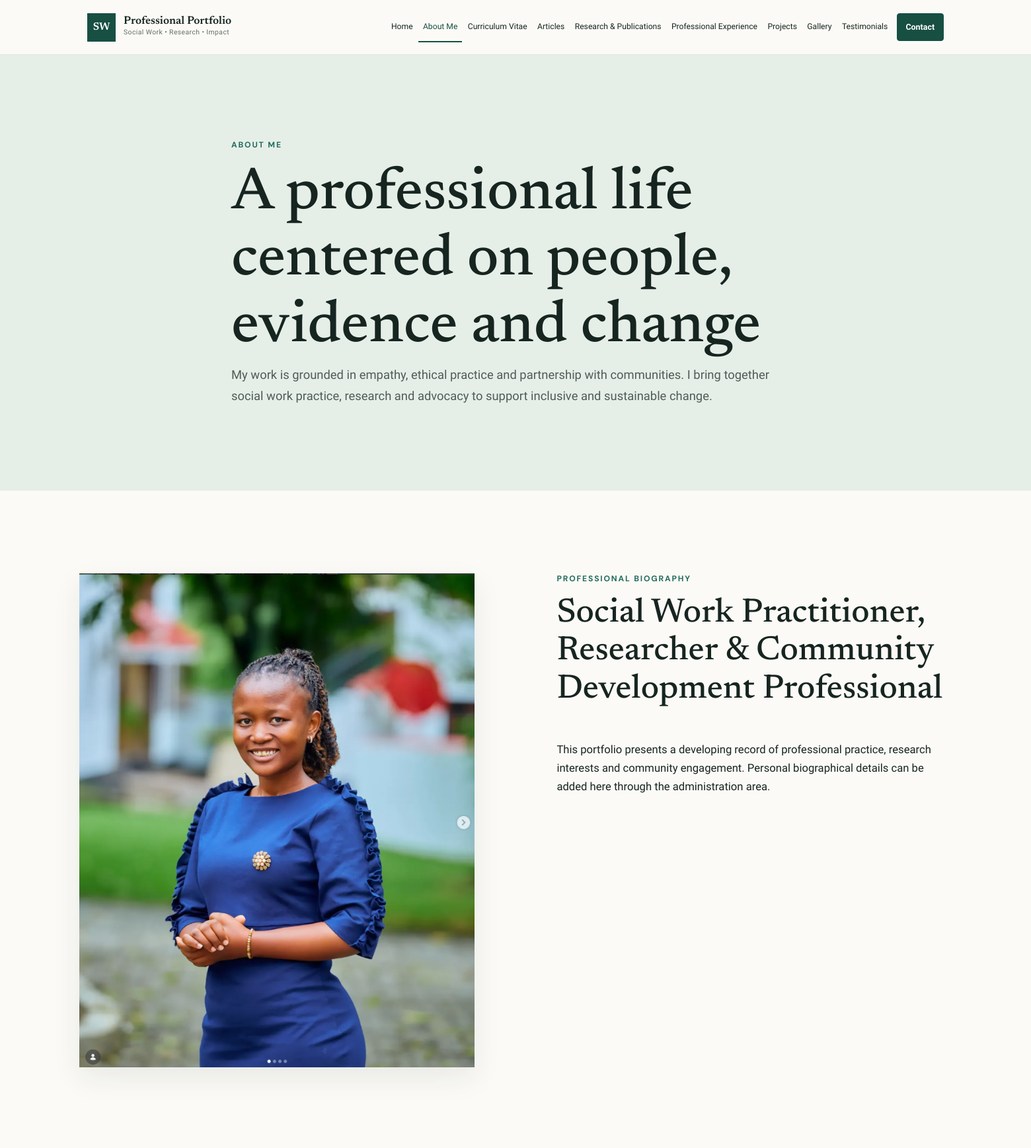
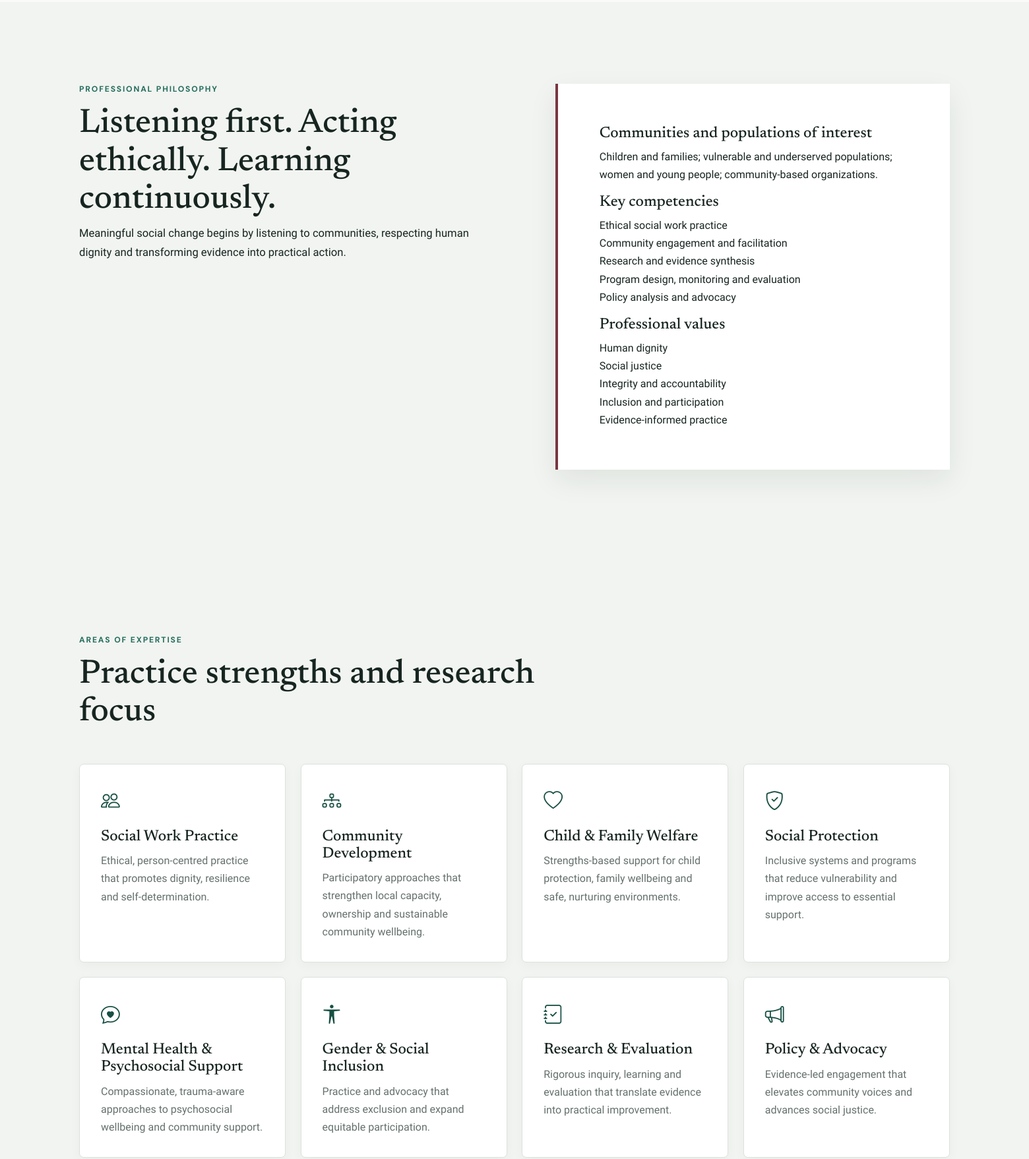
The page /about/ (upper part) on the database its author committed (2 pictures, top to bottom).
### app/models.py (models this page shows, shortened)
class TimeStampedModel(models.Model):
    created_at = models.DateTimeField(auto_now_add=True)
    updated_at = models.DateTimeField(auto_now=True)
    class Meta:
        abstract = True

class SiteProfile(TimeStampedModel):
    full_name = models.CharField(max_length=160, blank=True, default="")
    credentials = models.CharField(max_length=160, blank=True, default="")
    professional_title = models.CharField(
        max_length=220,
        default="Social Work Practitioner, Researcher & Community Development Professional",
    )
    professional_subtitle = models.CharField(max_length=240, blank=True, default="Advancing dignity, inclusion and community wellbeing")
    welcome_eyebrow = models.CharField(max_length=120, default="Social Work • Research • Community Impact")
    welcome_heading = models.CharField(max_length=180, default="Welcome to My Professional Portfolio")
    hero_intro = models.TextField(default="I am a social work professional committed to strengthening individuals, families and communities through compassionate practice, research, advocacy and evidence-informed interventions.")
    mission_statement = models.TextField(default="To advance social justice, human dignity and community wellbeing through ethical social work practice, research, advocacy and sustainable community engagement.")
    professional_philosophy = models.TextField(default="Meaningful social change begins by listening to communities, respecting human dignity and transforming evidence into practical action.")
    about_short = models.TextField(default="My work is grounded in empathy, ethical practice and partnership with communities. I bring together social work practice, research and advocacy to support inclusive and sustainable change.")
    about_full = models.TextField(blank=True, default="This portfolio presents a developing record of professional practice, research interests and community engagement. Personal biographical details can be added here through the administration area.")
    populations_of_interest = models.TextField(blank=True, default="Children and families; vulnerable and underserved populations; women and young people; community-based organizations.")
    key_competencies = models.TextField(blank=True, default="Ethical social work practice\nCommunity engagement and facilitation\nResearch and evidence synthesis\nProgram design, monitoring and evaluation\nPolicy analysis and advocacy")
    professional_values = models.TextField(blank=True, default="Human dignity\nSocial justice\nIntegrity and accountability\nInclusion and participation\nEvidence-informed practice")
    profile_photo = models.ImageField(upload_to="profile/", blank=True)
    profile_photo_alt = models.CharField(max_length=220, blank=True, default="Professional portrait")
    secondary_photo = models.ImageField(upload_to="profile/", blank=True)
    cv_file = models.FileField(upload_to="cv/", blank=True, help_text="Upload a current PDF curriculum vitae.")
    email = models.EmailField(blank=True)
    secondary_email = models.EmailField(blank=True)
    phone = models.CharField(max_length=60, blank=True)
    location = models.CharField(max_length=180, blank=True)
    website_name = models.CharField(max_length=140, default="Professional Portfolio")
    footer_statement = models.CharField(max_length=280, default="Ethical social work, rigorous research and meaningful community partnership.")
    copyright_name = models.CharField(max_length=160, blank=True)
    seo_title = models.CharField(max_length=180, blank=True)
    seo_description = models.CharField(max_length=320, blank=True)
    class Meta:
        verbose_name = "site profile"
        verbose_name_plural = "site profile"

class OrderedModel(models.Model):
    display_order = models.PositiveIntegerField(default=0, help_text="Lower numbers appear first.")
    class Meta:
        abstract = True

class Expertise(OrderedModel, TimeStampedModel):
    title = models.CharField(max_length=140, unique=True)
    short_description = models.TextField()
    icon = models.CharField(max_length=80, blank=True, help_text="Bootstrap Icons class.")
    is_active = models.BooleanField(default=True)
    class Meta: ordering = ("display_order", "title"); verbose_name_plural = "areas of expertise"

### app/views.py (the view)
# urls.py: path("about/", views.about, name="about"),
def about(request):
    return render(request, "app/about.html", {
        "milestones": CareerMilestone.objects.filter(is_active=True),
        "expertise": Expertise.objects.filter(is_active=True),
        "awards": Award.objects.filter(is_published=True),
        "memberships": ProfessionalMembership.objects.filter(is_published=True),
    })

### app/context_processors.py (called while the page is built)
def site_context(request):
    profile = SiteProfile.objects.prefetch_related("social_links").first()
    return {"site_profile": profile, "site_social_links": profile.social_links.filter(is_active=True) if profile else []}

### app/templates/app/about.html (shortened to what this page needs)
{% extends "app/base.html" %}{% block title %}About Me | {{ site_profile.website_name }}{% endblock %}
{% block content %}{% include "app/partials/page_header.html" with eyebrow="About me" title="A professional life centered on people, evidence and change" description=site_profile.about_short %}
<section class="section"><div class="shell bio-grid"><div>{% if site_profile.secondary_photo %}<img class="about-portrait" src="{{ site_profile.secondary_photo.url }}" alt="{{ site_profile.profile_photo_alt }}" loading="eager">{% elif site_profile.profile_photo %}<img class="about-portrait" src="{{ site_profile.profile_photo.url }}" alt="{{ site_profile.profile_photo_alt }}" loading="eager">{% else %}<div class="portrait-placeholder about-portrait"><i class="bi bi-person"></i><span>Professional portrait</span></div>{% endif %}</div><div>{% include "app/partials/section_heading.html" with eyebrow="Professional biography" title=site_profile.professional_title %}<div class="prose">{{ site_profile.about_full|linebreaks }}</div></div></div></section>
<section class="section surface"><div class="shell two-column"><div><span class="eyebrow">Professional philosophy</span><h2>Listening first. Acting ethically. Learning continuously.</h2><div class="prose">{{ site_profile.professional_philosophy|linebreaks }}</div></div><div class="values-panel"><h3>Communities and populations of interest</h3>{{ site_profile.populations_of_interest|linebreaks }}<h3>Key competencies</h3>{{ site_profile.key_competencies|linebreaks }}<h3>Professional values</h3>{{ site_profile.professional_values|linebreaks }}</div></div></section>
{% if expertise %}<section class="section surface"><div class="shell">{% include "app/partials/section_heading.html" with eyebrow="Areas of expertise" title="Practice strengths and research focus" %}<div class="card-grid expertise-grid">{% for item in expertise %}<article class="professional-card expertise-card"><i class="{{ item.icon|default:'bi bi-compass' }}"></i><h3>{{ item.title }}</h3><p>{{ item.short_description }}</p></article>{% endfor %}</div></div></section>{% endif %}
<section class="section cta"><div class="shell"><h2>Explore the complete professional record.</h2><a class="btn btn-light" href="{% url 'cv' %}">View Curriculum Vitae</a></div></section>{% endblock %}

### app/templates/app/partials/navbar.html (shortened to what this page needs)
<header class="site-header">
  <nav class="navbar navbar-expand-xl" aria-label="Primary navigation">
    <div class="container-fluid shell">
      <a class="navbar-brand" href="{% url 'home' %}">
        <span class="brand-mark" aria-hidden="true">SW</span>
        <span><strong>{{ site_profile.full_name|default:"Professional Portfolio" }}</strong><small>{{ site_profile.credentials|default:"Social Work • Research • Impact" }}</small></span>
      </a>
      <div class="collapse navbar-collapse">
        <ul class="navbar-nav ms-auto align-items-center">
          {% include "app/partials/nav_links.html" %}
        </ul>
      </div>
    </div>
  </nav>
</header>

### app/templates/app/partials/page_header.html
<section class="page-hero"><div class="shell narrow"><span class="eyebrow">{{ eyebrow }}</span><h1>{{ title }}</h1>{% if description %}<p>{{ description }}</p>{% endif %}</div></section>

### app/templates/app/partials/section_heading.html
<header class="section-heading {% if center %}text-center{% endif %}"><span class="eyebrow">{{ eyebrow }}</span><h2>{{ title }}</h2>{% if description %}<p>{{ description }}</p>{% endif %}</header>

### app/static/app/css/style.css (style rules this page uses)
:root { --ivory:#fbfaf6;--paper:#fff;--ink:#172521;--muted:#64706b;--green:#174f43;--green-2:#246c5d;--sage:#dfe9e3;--burgundy:#7a3541;--line:#dce2dd;--surface:#f1f4f0;--shadow:0 16px 40px rgba(23,42,35,.08);--serif:"Newsreader",Georgia,serif;--sans:"Libre Franklin",Arial,sans-serif }
* { box-sizing:border-box }
html { scroll-behavior:smooth }
body { margin:0;background:var(--ivory);color:var(--ink);font-family:var(--sans);font-size:16px;line-height:1.7 }
img { max-width:100%;display:block }
a { color:var(--green);text-decoration:none }
h1,h2,h3,h4 { font-family:var(--serif);line-height:1.12;color:var(--ink) }
h1 { font-size:clamp(2.7rem,6vw,5.6rem) }
h2 { font-size:clamp(2rem,3.5vw,3.2rem) }
h3 { font-size:1.45rem }
p:last-child { margin-bottom:0 }
.shell { width:min(1320px,calc(100% - 3rem));margin:auto }
.narrow { max-width:860px }
.section { padding:clamp(4.5rem,8vw,8rem) 0 }
.surface { background:var(--surface) }
.eyebrow { display:block;color:var(--green-2);font:700 .76rem/1.4 "DM Sans",sans-serif;letter-spacing:.15em;text-transform:uppercase;margin-bottom:1rem }
.site-header { position:sticky;top:0;background:rgba(251,250,246,.96);backdrop-filter:blur(12px);border-bottom:1px solid rgba(220,226,221,.8);z-index:100 }
.navbar { min-height:82px }
.navbar-brand { display:flex;align-items:center;gap:.75rem;color:var(--ink) }
.navbar-brand strong,.navbar-brand small { display:block }
.navbar-brand strong { font:600 1.05rem var(--serif) }
.navbar-brand small { font-size:.65rem;color:var(--muted);letter-spacing:.04em }
.brand-mark { width:43px;height:43px;display:grid;place-items:center;background:var(--green);color:#fff;font:600 1rem var(--serif) }
.navbar-nav { gap:.1rem }
.two-column,.bio-grid { display:grid;grid-template-columns:1fr 1fr;gap:clamp(3rem,8vw,8rem);align-items:start }
.section-heading { max-width:780px;margin-bottom:3rem }
.section-heading h2 { margin-bottom:1rem }
.philosophy-card,.values-panel { padding:clamp(2rem,4vw,4rem);background:var(--paper);border-left:4px solid var(--burgundy);box-shadow:var(--shadow) }
.card-grid { display:grid;grid-template-columns:repeat(3,1fr);gap:1.4rem }
.expertise-grid { grid-template-columns:repeat(4,1fr) }
.professional-card { background:var(--paper);border:1px solid var(--line);border-radius:7px;overflow:hidden;box-shadow:0 5px 18px rgba(23,42,35,.035);transition:transform .2s,box-shadow .2s }
.expertise-card { padding:2rem }
.expertise-card>i { font-size:1.8rem;color:var(--green) }
.expertise-card h3 { margin:1rem 0 .6rem }
.expertise-card p { color:var(--muted) }
.page-hero,.project-detail-header { background:#e6eee8;padding:clamp(4rem,9vw,8rem) 0 }
.page-hero h1,.project-detail-header h1 { margin:.4rem 0 }
.page-hero p { font-size:1.15rem;color:#4f5c57 }
.about-portrait { width:100%;aspect-ratio:4/5;object-fit:cover;object-position:center 20%;box-shadow:var(--shadow) }
.prose { font-size:1.04rem }
.prose p { margin-bottom:1.4rem }

### rows shown on the page
SiteProfile: full_name "Professional Portfolio", credentials "Social Work • Research • Impact", about_short "My work is grounded in empathy, ethical practice and partnership with communities. I bring together social work practice, research and advocacy to support inclusive and sustainable change.", secondary_photo (picture), professional_title "Social Work Practitioner, Researcher & Community Development Professional", about_full "This portfolio presents a developing record of professional practice, research interests and community engagement. Personal biographical details can be added here through the administration area.", professional_philosophy "Meaningful social change begins by listening to communities, respecting human dignity and transforming evidence into practical action.", populations_of_interest "Children and families; vulnerable and underserved populations; women and young people; community-based organizations.", key_competencies "Ethical social work practice Community engagement and facilitation Research and evidence synthesis Program design, monitoring and evaluation Policy analysis and advocacy", professional_values "Human dignity Social justice Integrity and accountability Inclusion and participation Evidence-informed practice"
Expertise: title "Social Work Practice", short_description "Ethical, person-centred practice that promotes dignity, resilience and self-determination."
Expertise: title "Community Development", short_description "Participatory approaches that strengthen local capacity, ownership and sustainable community wellbeing."
Expertise: title "Child & Family Welfare", short_description "Strengths-based support for child protection, family wellbeing and safe, nurturing environments."
Expertise: title "Social Protection", short_description "Inclusive systems and programs that reduce vulnerability and improve access to essential support."
Expertise: title "Mental Health & Psychosocial Support", short_description "Compassionate, trauma-aware approaches to psychosocial wellbeing and community support."
Expertise: title "Gender & Social Inclusion", short_description "Practice and advocacy that address exclusion and expand equitable participation."
Expertise: title "Research & Evaluation", short_description "Rigorous inquiry, learning and evaluation that translate evidence into practical improvement."
Expertise: title "Policy & Advocacy", short_description "Evidence-led engagement that elevates community voices and advances social justice."

### other values the page prints
{{ eyebrow }} "ABOUT ME"
{{ title }} "A professional life centered on people, evidence and change"
{{ eyebrow }} "PROFESSIONAL BIOGRAPHY AREAS OF EXPERTISE"
{{ title }} "Practice strengths and research focus"
